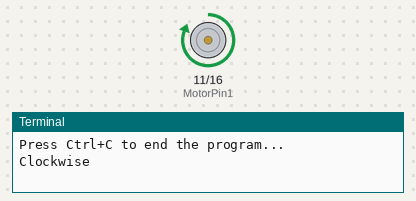
Bench run of a program on a simulated Raspberry Pi (header pin numbers). Parts: motor-driver pin pairs drawn as motors (green arrow = first pin HIGH = forward, orange = second pin HIGH = backward, longer = more drive, scaled by the enable pin), the last lines printed to the terminal.

Above: at 1.0 s.
At 2.5 s:
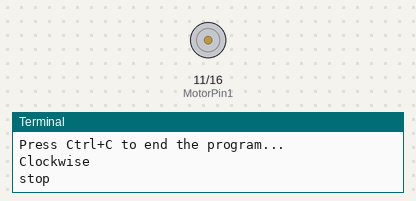
At 4.0 s:
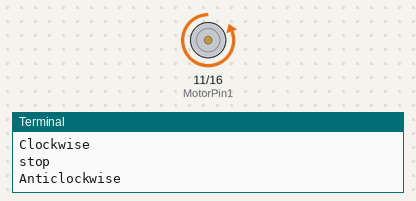
Timing chart, 0 to 7.8 s (numbered marks = the images above):
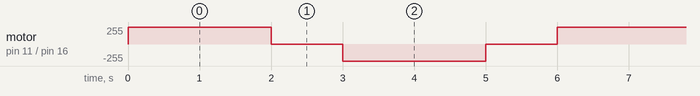

The program:

motor-pin23.py
```python
#!/usr/bin/env python
import RPi.GPIO as GPIO
import time

MotorPin1   = 11    # pin11
MotorPin2   = 16    # pin12
MotorEnable = 13    # pin13

def setup():
	GPIO.setmode(GPIO.BOARD)          # Numbers GPIOs by physical location
	GPIO.setup(MotorPin1, GPIO.OUT)   # mode --- output
	GPIO.setup(MotorPin2, GPIO.OUT)
	GPIO.setup(MotorEnable, GPIO.OUT)
	GPIO.output(MotorEnable, GPIO.LOW) # motor stop

def loop():
	while True:
		print 'Press Ctrl+C to end the program...'
		GPIO.output(MotorEnable, GPIO.HIGH) # motor driver enable
		GPIO.output(MotorPin1, GPIO.HIGH)  # clockwise
		GPIO.output(MotorPin2, GPIO.LOW)
		print "Clockwise"
		time.sleep(2)

		GPIO.output(MotorEnable, GPIO.LOW) # motor stop
		print "stop"
		time.sleep(1)

		GPIO.output(MotorEnable, GPIO.HIGH) # motor driver enable
		GPIO.output(MotorPin1, GPIO.LOW)   # anticlockwise
		GPIO.output(MotorPin2, GPIO.HIGH)
		print "Anticlockwise"
		time.sleep(2)

		GPIO.output(MotorEnable, GPIO.LOW) # motor stop
		print "Stop"
		time.sleep(1)

def destroy():
	GPIO.output(MotorEnable, GPIO.LOW) # motor stop
	GPIO.cleanup()                     # Release resource

if __name__ == '__main__':     # Program start from here
	setup()
	try:
		loop()
	except KeyboardInterrupt:  # When 'Ctrl+C' is pressed, the child program destroy() will be  executed.
		destroy()
```

Measured:
- by itself, motor on pin 11 (MotorPin1) / pin 16 (MotorPin2): repeats every 6.0 s: stopped 1.0 s, backward 255/255 2.0 s, stopped 1.0 s, forward 255/255 2.0 s
